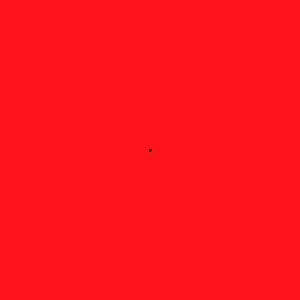
Frame 1 (no input)
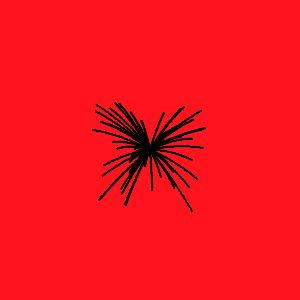
Frame 60 (the mouse pressed at the canvas centre just before this capture)
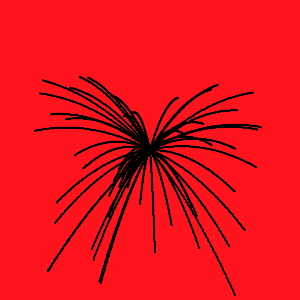
Frame 120 (the mouse held since frame 60 and released just before this capture)

The Processing sketch that drew these frames (run headless with seeded random() and noise(); from frame 60 on, the mouse is pressed at the canvas centre):

// Processing sketch: processing_146520
// ── processing_146520.pde

//Tarea Sistema de Particulas
//Profesor: Tomas de Camino
//Author: Mariana Mora con la asesoria directa de Paula Chavarria
//version 2, ajustes esteticos

particula[] conjunto;

int numeroparticula = 50;
void setup() {
  size (300, 300);
  smooth ();
  
  //color del background
 background (255,20,30);
//  noStroke ();
//  fill(255,200,200)
  
  conjunto = new particula[numeroparticula];
 //recorre la matriz 
  for (int i=0; i<numeroparticula; i++)
  {
  PVector ini = new PVector (width/2, height/2); 
   particula actual = new particula(ini);
  conjunto[i] = actual;
  }
  
  
}

void draw () {
  
  for (int i=0; i<numeroparticula; i++)
  {
    particula actual = conjunto[i];
    
    
  actual.display();
  actual.update();
}
  
}


//declara la clase particula con sus caracteristicas:
// incluyendo ubicacion, velocidad, aceleracion

class particula{
 PVector position;
PVector velocity;
PVector acceleration;

particula (PVector initial) {
  position = initial.get();
  velocity = new PVector(random(-1, 1), random (-1, 1));
  acceleration = new PVector(0, 0.006);
}
void update() {
  position.add(velocity);
  velocity.add(acceleration);
}

void display() {
  fill(5);
  ellipse(position.x, position.y,1,1);
}

}
